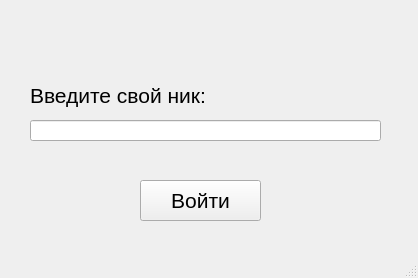
<?xml version="1.0" encoding="UTF-8"?>
<ui version="4.0">
 <class>RunWindow</class>
 <widget class="QMainWindow" name="RunWindow">
  <property name="geometry">
   <rect>
    <x>0</x>
    <y>0</y>
    <width>418</width>
    <height>278</height>
   </rect>
  </property>
  <property name="windowTitle">
   <string>MainWindow</string>
  </property>
  <widget class="QWidget" name="centralwidget">
   <widget class="QLabel" name="label_2">
    <property name="geometry">
     <rect>
      <x>30</x>
      <y>80</y>
      <width>341</width>
      <height>31</height>
     </rect>
    </property>
    <property name="font">
     <font>
      <pointsize>16</pointsize>
     </font>
    </property>
    <property name="text">
     <string>Введите свой ник:</string>
    </property>
   </widget>
   <widget class="QLineEdit" name="lineEdit_2">
    <property name="geometry">
     <rect>
      <x>30</x>
      <y>120</y>
      <width>351</width>
      <height>21</height>
     </rect>
    </property>
   </widget>
   <widget class="QPushButton" name="pushButton">
    <property name="geometry">
     <rect>
      <x>140</x>
      <y>180</y>
      <width>121</width>
      <height>41</height>
     </rect>
    </property>
    <property name="font">
     <font>
      <pointsize>16</pointsize>
     </font>
    </property>
    <property name="text">
     <string>Войти</string>
    </property>
   </widget>
  </widget>
  <widget class="QStatusBar" name="statusbar"/>
 </widget>
 <resources/>
 <connections/>
</ui>
